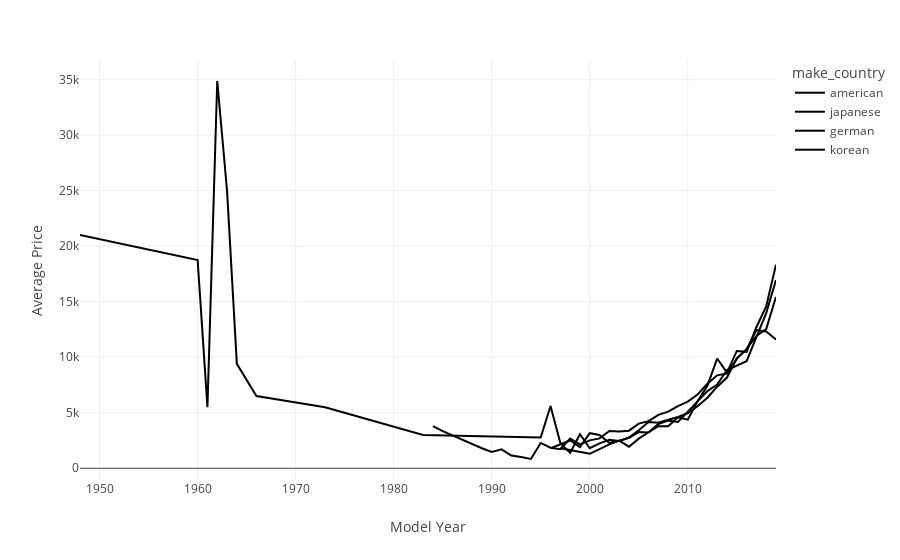

The code cell stored with this chart in its notebook:
### Code cell
fig6 = px.line(df_sedan_price_avg_by_year, 
              x='model_year', y='price', 
              color='make_country',
              labels={'model_year': 'Model Year', 
                      'price': 'Average Price'})
fig6.show()

### Figure 1 — Plotly figure (JSON) as saved in the notebook; plotly's stock layout.template omitted (floating-point values rounded to 4 significant figures)
{"data": [{"hovertemplate": "make_country=american<br>Model Year=%{x}<br>Average Price=%{y}<extra></extra>", "legendgroup": "american", "line": {"color": "#000001", "dash": "solid"}, "marker": {"symbol": "circle"}, "mode": "lines", "name": "american", "orientation": "v", "showlegend": true, "type": "scatter", "x": [1948, 1960, 1961, 1962, 1963, 1964, 1966, 1973, 1983, 1995, 1996, 1997, 1998, 1999, 2000, 2001, 2002, 2003, 2004, 2005, 2006, 2007, 2008, 2009, 2010, 2011, 2012, 2013, 2014, 2015, 2016, 2017, 2018, 2019], "xaxis": "x", "y": [21000, 18750, 5500, 34875, 25000, 9400, 6500, 5500, 3000, 2764.0, 5600, 2265, 1388.0, 3065, 1804.0, 2236.0, 2554.0, 2448.0, 2766.0, 3418.0, 4165.0, 4103.0, 4368.0, 4611.0, 4963.0, 5589.0, 6353.0, 7346.0, 8170.0, 9899.0, 10700.0, 12450.0, 12320.0, 11590.0], "yaxis": "y"}, {"hovertemplate": "make_country=japanese<br>Model Year=%{x}<br>Average Price=%{y}<extra></extra>", "legendgroup": "japanese", "line": {"color": "#000002", "dash": "solid"}, "marker": {"symbol": "circle"}, "mode": "lines", "name": "japanese", "orientation": "v", "showlegend": true, "type": "scatter", "x": [1984, 1985, 1989, 1990, 1991, 1992, 1993, 1994, 1995, 1996, 1997, 1998, 1999, 2000, 2001, 2002, 2003, 2004, 2005, 2006, 2007, 2008, 2009, 2010, 2011, 2012, 2013, 2014, 2015, 2016, 2017, 2018, 2019], "xaxis": "x", "y": [3800, 3350, 1800, 1475, 1700, 1150, 1015, 833.3, 2277.0, 1854.0, 1716, 2673.0, 2147.0, 2509.0, 2690.0, 3355.0, 3302.0, 3386.0, 4017.0, 4239.0, 4804.0, 5096.0, 5602.0, 6003.0, 6640.0, 7602.0, 8369.0, 8530.0, 9876.0, 10750.0, 11920.0, 12530.0, 15430.0], "yaxis": "y"}, {"hovertemplate": "make_country=german<br>Model Year=%{x}<br>Average Price=%{y}<extra></extra>", "legendgroup": "german", "line": {"color": "#000003", "dash": "solid"}, "marker": {"symbol": "circle"}, "mode": "lines", "name": "german", "orientation": "v", "showlegend": true, "type": "scatter", "x": [1996, 1998, 1999, 2000, 2001, 2002, 2003, 2004, 2005, 2006, 2007, 2008, 2009, 2010, 2011, 2012, 2013, 2014, 2015, 2016, 2017, 2018, 2019], "xaxis": "x", "y": [1800, 2500, 1899.0, 3155.0, 2998.0, 2275.0, 2469.0, 2731.0, 3260.0, 3220.0, 3990.0, 4288.0, 4160.0, 5116.0, 6020.0, 7436.0, 9880.0, 8607.0, 10560.0, 10490.0, 12700.0, 14580.0, 18328], "yaxis": "y"}, {"hovertemplate": "make_country=korean<br>Model Year=%{x}<br>Average Price=%{y}<extra></extra>", "legendgroup": "korean", "line": {"color": "#000004", "dash": "solid"}, "marker": {"symbol": "circle"}, "mode": "lines", "name": "korean", "orientation": "v", "showlegend": true, "type": "scatter", "x": [1997, 2000, 2002, 2003, 2004, 2005, 2006, 2007, 2008, 2009, 2010, 2011, 2012, 2013, 2014, 2015, 2016, 2017, 2018, 2019], "xaxis": "x", "y": [1798, 1300.0, 2150, 2488.0, 1945, 2669.0, 3241.0, 3791.0, 3774, 4586.0, 4377.0, 6040.0, 6946.0, 7539.0, 8851.0, 9236.0, 9647.0, 11810.0, 13960.0, 16950], "yaxis": "y"}], "layout": {"legend": {"title": {"text": "make_country"}, "tracegroupgap": 0}, "margin": {"t": 60}, "xaxis": {"anchor": "y", "domain": [0, 1], "title": {"text": "Model Year"}}, "yaxis": {"anchor": "x", "domain": [0, 1], "title": {"text": "Average Price"}}}}
